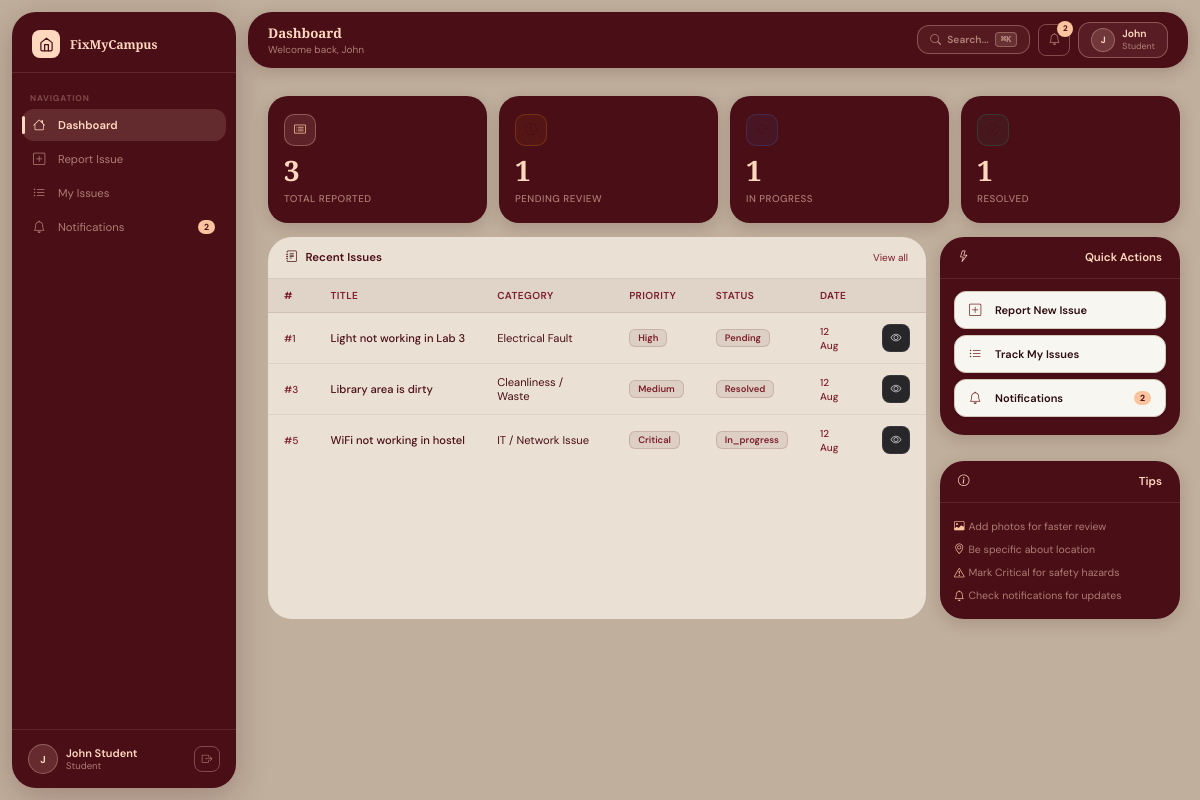
/reporter/dashboard.php (signed in), run on the app's committed database.
### tables this page shows
CREATE TABLE IF NOT EXISTS issues (
    issue_id INT(11) NOT NULL AUTO_INCREMENT,
    title VARCHAR(200) NOT NULL,
    description TEXT NOT NULL,
    category_id INT(11) DEFAULT NULL,
    location VARCHAR(200) NOT NULL,
    priority ENUM('low','medium','high','critical') NOT NULL DEFAULT 'medium',
    status ENUM('pending','in_progress','resolved','closed','rejected') NOT NULL DEFAULT 'pending',
    reported_by INT(11) NOT NULL,
    assigned_to INT(11) DEFAULT NULL,
    parent_id INT(11) DEFAULT NULL,
    is_parent TINYINT(1) DEFAULT 0,
    affected_count INT(11) DEFAULT 1,
    admin_remark TEXT DEFAULT NULL,
    created_at DATETIME DEFAULT CURRENT_TIMESTAMP,
    updated_at DATETIME DEFAULT CURRENT_TIMESTAMP ON UPDATE CURRENT_TIMESTAMP,
    PRIMARY KEY (issue_id),
    KEY fk_reported_by (reported_by),
    KEY fk_assigned_to (assigned_to),
    KEY fk_category (category_id),
    KEY fk_parent_issue (parent_id),
    CONSTRAINT fk_reported_by FOREIGN KEY (reported_by) REFERENCES users(user_id) ON DELETE CASCADE,
    CONSTRAINT fk_assigned_to FOREIGN KEY (assigned_to) REFERENCES users(user_id) ON DELETE SET NULL,
    CONSTRAINT fk_category FOREIGN KEY (category_id) REFERENCES categories(category_id) ON DELETE SET NULL,
    CONSTRAINT fk_parent_issue FOREIGN KEY (parent_id) REFERENCES issues(issue_id) ON DELETE SET NULL
);

CREATE TABLE IF NOT EXISTS categories (
    category_id INT(11) NOT NULL AUTO_INCREMENT,
    category_name VARCHAR(100) NOT NULL,
    icon VARCHAR(50) DEFAULT 'bi-tools',
    description TEXT DEFAULT NULL,
    PRIMARY KEY (category_id),
    UNIQUE KEY category_name (category_name)
);

### includes/auth_check.php (called while the page is built, shortened)
<?php
function currentUser() {
    return [
        'id'         => $_SESSION['user_id'] ?? null,
        'name'       => $_SESSION['user_name'] ?? 'Guest',
        'email'      => $_SESSION['user_email'] ?? '',
        'role'       => $_SESSION['role'] ?? 'guest',
        'department' => $_SESSION['department'] ?? '',
    ];
}

### reporter/dashboard.php (the view, shortened to what this page needs)
<?php
require_once '../includes/auth_check.php';
require_once '../config/db.php';
require_once '../includes/notification_helper.php';
$u=currentUser();
$stT=$pdo->prepare("SELECT COUNT(*) FROM issues WHERE reported_by=?");$stT->execute([$u['id']]);$total=$stT->fetchColumn();
$stP=$pdo->prepare("SELECT COUNT(*) FROM issues WHERE reported_by=? AND status='pending'");$stP->execute([$u['id']]);$pending=$stP->fetchColumn();
$stI=$pdo->prepare("SELECT COUNT(*) FROM issues WHERE reported_by=? AND status='in_progress'");$stI->execute([$u['id']]);$progress=$stI->fetchColumn();
$stR=$pdo->prepare("SELECT COUNT(*) FROM issues WHERE reported_by=? AND status='resolved'");$stR->execute([$u['id']]);$resolved=$stR->fetchColumn();
$rs=$pdo->prepare("SELECT i.*,c.category_name FROM issues i LEFT JOIN categories c ON i.category_id=c.category_id WHERE i.reported_by=? ORDER BY i.created_at DESC LIMIT 5");
$rs->execute([$u['id']]);$recentIssues=$rs->fetchAll();
?><!DOCTYPE html>
<html lang="en">
<head>
<link rel="stylesheet" href="https://cdn.jsdelivr.net/npm/bootstrap-icons@1.11.3/font/bootstrap-icons.min.css">
<link rel="stylesheet" href="../assets/css/style.css">
</head>
<body>
<div class="app-wrapper">
  <?php include '../includes/sidebar.php';?>
  <div class="main-content">
    <?php include '../includes/topbar.php';?>
    <div class="page-content">
      <div class="stat-grid">
        <div class="stat-card"><div class="stat-icon"><i class="bi bi-card-list"></i></div><div class="stat-value"><?=$total?></div><div class="stat-label">Total Reported</div></div>
        <div class="stat-card"><div class="stat-icon" style="color:var(--amber);border-color:rgba(245,158,11,.2);background:rgba(245,158,11,.06)"><i class="bi bi-clock"></i></div><div class="stat-value"><?=$pending?></div><div class="stat-label">Pending Review</div></div>
        <div class="stat-card"><div class="stat-icon" style="color:var(--blue);border-color:rgba(59,130,246,.2);background:rgba(59,130,246,.06)"><i class="bi bi-arrow-repeat"></i></div><div class="stat-value"><?=$progress?></div><div class="stat-label">In Progress</div></div>
        <div class="stat-card"><div class="stat-icon" style="color:var(--emerald);border-color:rgba(16,185,129,.2);background:rgba(16,185,129,.06)"><i class="bi bi-check-circle"></i></div><div class="stat-value"><?=$resolved?></div><div class="stat-label">Resolved</div></div>
      </div>
      <div style="display:grid;grid-template-columns:1fr 240px;gap:14px;">
        <div class="panel">
          <div class="panel-header"><span><i class="bi bi-journal-text me-2"></i>Recent Issues</span><a href="my_issues.php">View all</a></div>
          <?php if(empty($recentIssues)):?>
            <div class="empty-state"><i class="bi bi-inbox"></i><h5>No issues reported yet</h5><p>Click "Report Issue" to submit your first campus issue.</p><a href="report_issue.php" class="btn btn-primary" style="margin-top:12px;display:inline-flex;">Report Issue</a></div>
          <?php else:?>
            <table class="table-dark-custom">
              <thead><tr><th>#</th><th>Title</th><th>Category</th><th>Priority</th><th>Status</th><th>Date</th><th></th></tr></thead>
              <tbody>
              <?php foreach($recentIssues as $iss):?>
              <tr>
                <td><span class="issue-id">#<?=$iss['issue_id']?></span></td>
                <td style="max-width:180px;overflow:hidden;text-overflow:ellipsis;white-space:nowrap;font-weight:500;" title="<?=htmlspecialchars($iss['title'])?>"><?=htmlspecialchars($iss['title'])?></td>
                <td class="text-muted"><?=htmlspecialchars($iss['category_name']??'—')?></td>
                <td><?=getPriorityBadge($iss['priority'])?></td>
                <td><?=getStatusBadge($iss['status'])?></td>
                <td><span class="issue-id"><?=date('d M',strtotime($iss['created_at']))?></span></td>
                <td><a href="view_issue.php?id=<?=$iss['issue_id']?>" class="btn-sm-icon"><i class="bi bi-eye"></i></a></td>
              </tr>
              <?php endforeach;?>
              </tbody>
            </table>
          <?php endif;?>
        </div>
        <div style="display:flex;flex-direction:column;gap:12px;">
          <div class="panel-burg">
            <div class="panel-header"><i class="bi bi-lightning me-2"></i>Quick Actions</div>
            <div class="panel-body" style="padding:12px 14px;">
              <a href="report_issue.php" class="quick-action"><i class="bi bi-plus-square"></i>Report New Issue</a>
              <a href="my_issues.php" class="quick-action"><i class="bi bi-list-ul"></i>Track My Issues</a>
              <a href="notifications.php" class="quick-action"><i class="bi bi-bell"></i>Notifications<?php if($unread>0):?><span class="menu-badge" style="margin-left:auto;"><?=$unread?></span><?php endif;?></a>
            </div>
          </div>
          <div class="panel-burg">
            <div class="panel-header"><i class="bi bi-info-circle me-2"></i>Tips</div>
            <div class="panel-body" style="padding:12px 14px;">
              <div style="font-size:.75rem;color:var(--peach-dim);line-height:2.2;">
                <div><i class="bi bi-image me-1" style="color:var(--peach2)"></i>Add photos for faster review</div>
                <div><i class="bi bi-geo-alt me-1" style="color:var(--peach2)"></i>Be specific about location</div>
                <div><i class="bi bi-exclamation-triangle me-1" style="color:var(--peach2)"></i>Mark Critical for safety hazards</div>
                <div><i class="bi bi-bell me-1" style="color:var(--peach2)"></i>Check notifications for updates</div>
              </div>
            </div>
          </div>
        </div>
      </div>
    </div>
  </div>
</div>
</body></html>

### includes/notification_helper.php (shortened to what this page needs)
<?php
function getUnreadCount($pdo, $user_id) {
    $stmt = $pdo->prepare("SELECT COUNT(*) FROM notifications WHERE user_id = ? AND is_read = 0");
    $stmt->execute([$user_id]);
    return $stmt->fetchColumn();
}
function getPriorityBadge($priority) {
    $map = [
        'low'      => '<span class="badge badge-emerald">Low</span>',
        'medium'   => '<span class="badge badge-blue">Medium</span>',
        'high'     => '<span class="badge badge-amber">High</span>',
        'critical' => '<span class="badge badge-rose">Critical</span>',
    ];
    return $map[$priority] ?? '<span class="badge badge-zinc">' . ucfirst($priority) . '</span>';
}
function getStatusBadge($status) {
    $map = [
        'pending'     => '<span class="badge badge-amber">Pending</span>',
        'in_progress' => '<span class="badge badge-blue">In Progress</span>',
        'resolved'    => '<span class="badge badge-emerald">Resolved</span>',
        'closed'      => '<span class="badge badge-zinc">Closed</span>',
        'rejected'    => '<span class="badge badge-rose">Rejected</span>',
    ];
    return $map[$status] ?? '<span class="badge badge-zinc">' . ucfirst($status) . '</span>';
}

### assets/css/style.css (style rules this page uses)
*,*::before,*::after { box-sizing:border-box;margin:0;padding:0 }
:root { --bg:#bfaf9c; --burg:#4A0E17; --burg2:#7B1E2B; --burg3:#5E1120; --cream:#EAE0D3; --cream2:#F5EDE3; --peach:#FFD8BE; --peach2:#FBC49E; --peach-dim:rgba(255,216,190,.55); --peach-dimmer:rgba(255,216,190,.3); --r:24px; --r-sm:12px; --g:12px; --sidebar-w:224px; --sidebar-margin:12px; }
html,body { min-height:100vh;background:var(--bg);font-family:'DM Sans',sans-serif;color:var(--burg);-webkit-font-smoothing:antialiased;font-size:14px }
a { text-decoration:none;transition:color .15s }
.app-wrapper { display:flex;min-height:100vh;background:var(--bg) }
.main-content { margin-left:calc(var(--sidebar-w) + var(--sidebar-margin) + var(--g)); flex:1; min-height:100vh; }
.page-content { padding:16px 20px 28px;max-width:1280px;margin:0 auto }
.menu-badge { margin-left:auto;background:var(--peach2);color:var(--burg);border-radius:10px;padding:1px 6px;font-size:.63rem;font-weight:700 }
.stat-grid { display:grid;grid-template-columns:repeat(auto-fit,minmax(150px,1fr));gap:var(--g);margin-bottom:14px }
.stat-card { background:var(--burg);border-radius:20px;padding:18px 16px;display:flex;flex-direction:column;gap:8px;box-shadow:0 4px 16px rgba(74,14,23,.18);transition:transform .18s,box-shadow .18s }
.stat-icon { width:32px;height:32px;border-radius:10px;border:1px solid var(--peach-dimmer);background:rgba(255,216,190,.1);display:flex;align-items:center;justify-content:center;font-size:.85rem;color:var(--peach2);margin-bottom:2px }
.stat-value { font-family:'Playfair Display',serif;font-size:2rem;font-weight:700;color:var(--peach);line-height:1;font-variant-numeric:tabular-nums }
.stat-label { font-size:.7rem;font-weight:500;color:var(--peach-dim);text-transform:uppercase;letter-spacing:.05em }
.panel { background:var(--cream);border-radius:var(--r);margin-bottom:14px;overflow:hidden }
.panel-header { padding:13px 18px;border-bottom:1px solid rgba(74,14,23,.1);font-size:.82rem;font-weight:600;color:var(--burg);display:flex;justify-content:space-between;align-items:center }
.panel-header a { font-size:.72rem;color:var(--burg2);font-weight:400 }
.panel-body { padding:16px }
.panel-burg { background:var(--burg);border-radius:var(--r);margin-bottom:14px;overflow:hidden;box-shadow:0 4px 16px rgba(74,14,23,.18) }
.panel-burg .panel-header { border-bottom-color:rgba(255,216,190,.12);color:var(--peach) }
.panel-burg .panel-body { padding:16px }
.table-dark-custom,.table-custom { width:100%;border-collapse:collapse;font-size:.8rem }
.table-dark-custom thead th,.table-custom thead th { background:rgba(74,14,23,.06);color:var(--burg2);font-weight:600;padding:10px 16px;border-bottom:1px solid rgba(74,14,23,.1);text-align:left;white-space:nowrap;font-size:.72rem;text-transform:uppercase;letter-spacing:.04em }
.table-dark-custom tbody td,.table-custom tbody td { padding:11px 16px;border-bottom:1px solid rgba(74,14,23,.07);color:var(--burg);vertical-align:middle }
.table-dark-custom tbody tr:last-child td,.table-custom tbody tr:last-child td { border-bottom:none }
.issue-id { font-family:'DM Sans',monospace;font-size:.72rem;color:var(--burg2);font-weight:500 }
.text-muted { color:var(--burg2) }
.badge { display:inline-flex;align-items:center;border-radius:6px;padding:2px 8px;font-size:.67rem;font-weight:600;border:1px solid }
.badge-zinc { background:rgba(74,14,23,.08);color:var(--burg2);border-color:rgba(74,14,23,.15) }
.btn-sm-icon { width:28px;height:28px;border-radius:8px;border:1px solid rgba(63,63,70,.6);background:#27272a;color:#d4d4d8;display:inline-flex;align-items:center;justify-content:center;cursor:pointer;font-size:.78rem;text-decoration:none;transition:all .15s }
.me-1 { margin-right:4px }
.me-2 { margin-right:8px }
.quick-action { display:flex;align-items:center;gap:10px;padding:10px 14px;background:#f8f6f0;border:1px solid #d4c8b8;border-radius:var(--r-sm);text-decoration:none;color:#2b0d0d !important;font-size:.79rem;font-weight:600;transition:all .15s;margin-bottom:6px;box-shadow:0 1px 3px rgba(0,0,0,0.05) }
.quick-action i { width:16px;flex-shrink:0;color:#782d2d !important;font-size:.88rem }
.panel-burg .quick-action { background:#f8f6f0;border:1px solid #d4c8b8;color:#2b0d0d !important }
.panel-burg .quick-action i { color:#782d2d !important }

### data on the page
issues: issue_id "1", title "Light not working in Lab 3", category.category_name "Electrical Fault", priority "High", status "Pending", created_at "12 Aug"
issues: issue_id "3", title "Library area is dirty", category.category_name "Cleanliness / Waste", priority "Medium", status "Resolved", created_at "12 Aug"
issues: issue_id "5", title "WiFi not working in hostel", category.category_name "IT / Network Issue", priority "Critical", status "In_progress", created_at "12 Aug"

### other printed values
$item['label'] "Dashboard"
$item['label'] "Report Issue"
$item['label'] "My Issues"
$item['label'] "Notifications"
$item['badge'] "2"
$initials "J"
$u['name'] "John Student"
$u['role'] "Student"
$pageTitle "Dashboard"
$pageSubtitle "Welcome back, John"
$unread "2"
substr($u['name'],0,1) "J"
explode(' ',$u['name'])[0] "John"
$role "Student"
$total "3"
